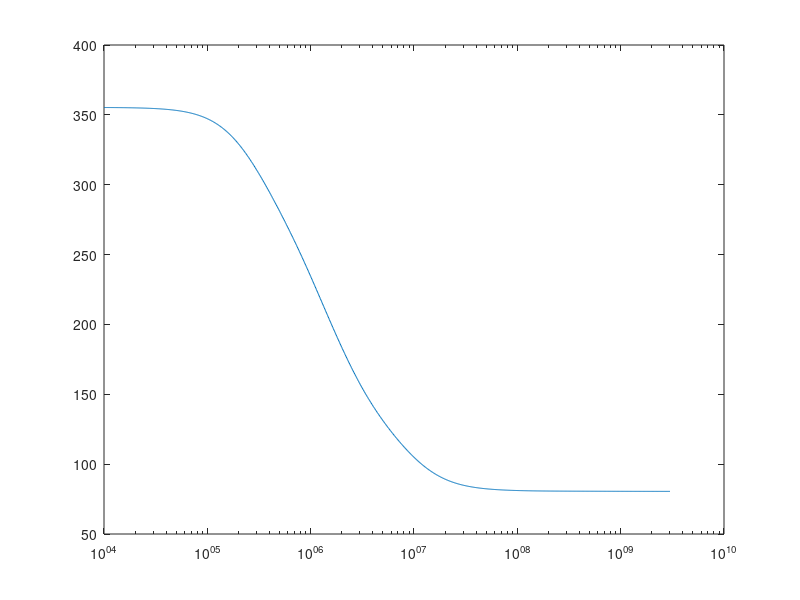
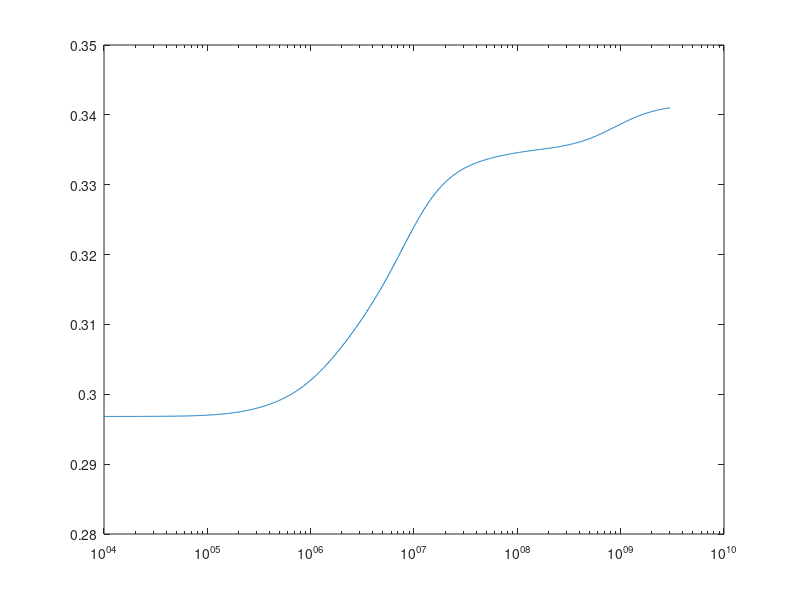
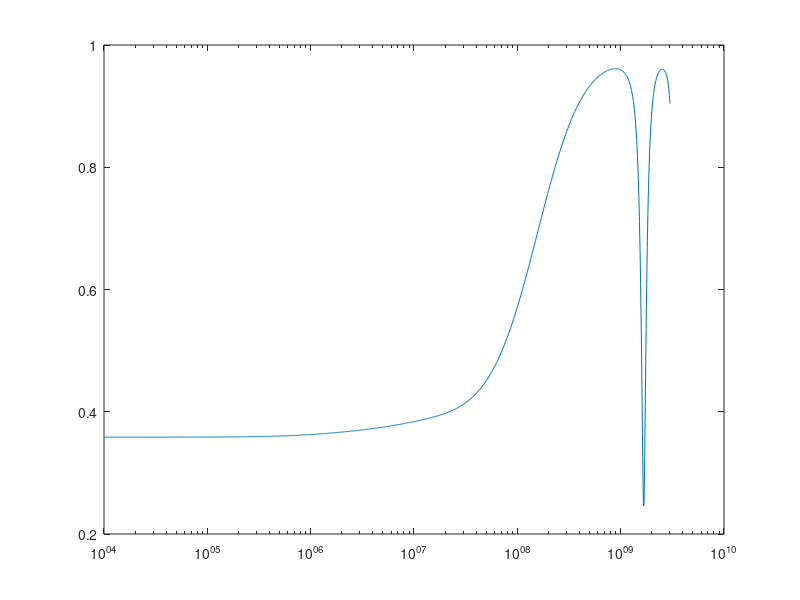
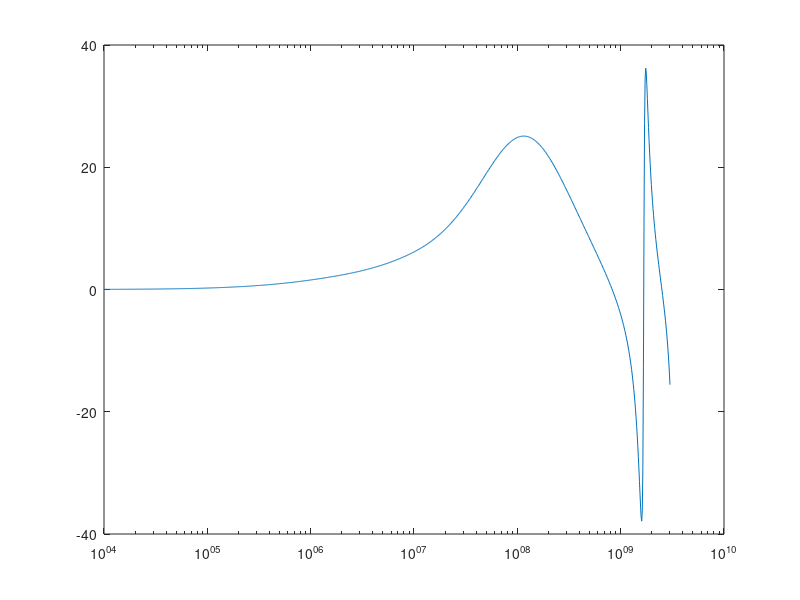

MATLAB code for these plots, in order:
%   Spheroidal Model for E colli

clear all
close all


% Frequency range
%f_min=0.5*1e5;
%f_min=1.0*1e6;
f_min=1.0*1e4;
f_max=3.0*1e9;
%N_f=5001;
N_f=1003;
%del_f=(f_max-f_min)/(N_f-1);
eps_ssp(1:N_f)=0+0*1i;
Frq=logspace(log10(f_min),log10(f_max),N_f);

% Dimensions and Permitivities of the different layers
% Constant with frequency
rad_z=2*1e-6;
rad_x=0.5*1e-6;
rad_y=0.5*1e-6;
axr=rad_z/rad_x;
thk_om=7*1e-9;
thk_im=7*1e-9;
thk_pp=10*1e-9;
eps_0=8.854*1e-12;
vol_rt=0.1;
%eps_ssp(N_f)=0+0*1i;

for n_f=1:N_f
    %frq=f_min+(n_f-1)*del_f;
    frq=Frq(n_f);
    X(n_f)=frq;
%Variable with frequency
eps_md(n_f)=81-1i*(0.35/(2*pi*frq*eps_0));
eps_om(n_f)=10-1i*0;
eps_pp(n_f)=60-1i*(3/(2*pi*frq*eps_0));
eps_im(n_f)=6-1i*(0/(2*pi*frq*eps_0));
eps_cp(n_f)=100-1i*(0.22/(2*pi*frq*eps_0));

% Volume ratios
vol_1(n_f)=(rad_z-thk_om)*(rad_x-thk_om)^2/(rad_z*rad_x^2);
vol_2(n_f)=(rad_z-thk_om-thk_pp)*(rad_x-thk_om-thk_pp)^2/((rad_z-thk_om)*(rad_x-thk_om)^2);
vol_3(n_f)=(rad_z-thk_om-thk_pp-thk_im)*(rad_x-thk_om-thk_pp-thk_im)^2/((rad_z-thk_om-thk_pp)*(rad_x-thk_om-thk_pp)^2);

% Depolarization factors
alp_z(n_f)=(-(1/(axr^2-1)))+(axr/((axr^2-1)^(1.5)))*log(axr+sqrt(axr^2-1));
alp_x(n_f)=0.5*(1-alp_z(n_f));
alp_y(n_f)=0.5*(1-alp_z(n_f));
bet_x(n_f)=((1-alp_x(n_f))/alp_x(n_f));
bet_y(n_f)=((1-alp_y(n_f))/alp_y(n_f));
bet_z(n_f)=((1-alp_z(n_f))/alp_z(n_f));

% Equivalent Complex Relative Permittivities


eps_mx(n_f)=eps_im(n_f)*(((bet_x(n_f)*(1-vol_3(n_f))*eps_im(n_f))+((1+bet_x(n_f)*vol_3(n_f))*eps_cp(n_f)))/(((bet_x(n_f)+vol_3(n_f))*eps_im(n_f))+((1-vol_3(n_f))*eps_cp(n_f))));
eps_my(n_f)=eps_im(n_f)*(((bet_y(n_f)*(1-vol_3(n_f))*eps_im(n_f))+((1+bet_y(n_f)*vol_3(n_f))*eps_cp(n_f)))/(((bet_y(n_f)+vol_3(n_f))*eps_im(n_f))+((1-vol_3(n_f))*eps_cp(n_f))));
eps_mz(n_f)=eps_im(n_f)*(((bet_z(n_f)*(1-vol_3(n_f))*eps_im(n_f))+((1+bet_z(n_f)*vol_3(n_f))*eps_cp(n_f)))/(((bet_z(n_f)+vol_3(n_f))*eps_im(n_f))+((1-vol_3(n_f))*eps_cp(n_f))));

eps_qx(n_f)=eps_pp(n_f)*(((bet_x(n_f)*(1-vol_2(n_f))*eps_pp(n_f))+((1+bet_x(n_f)*vol_2(n_f))*eps_mx(n_f)))/(((bet_x(n_f)+vol_2(n_f))*eps_pp(n_f))+((1-vol_2(n_f))*eps_mx(n_f))));
eps_qy(n_f)=eps_pp(n_f)*(((bet_y(n_f)*(1-vol_2(n_f))*eps_pp(n_f))+((1+bet_y(n_f)*vol_2(n_f))*eps_my(n_f)))/(((bet_y(n_f)+vol_2(n_f))*eps_pp(n_f))+((1-vol_2(n_f))*eps_my(n_f))));
eps_qz(n_f)=eps_pp(n_f)*(((bet_z(n_f)*(1-vol_2(n_f))*eps_pp(n_f))+((1+bet_z(n_f)*vol_2(n_f))*eps_mz(n_f)))/(((bet_z(n_f)+vol_2(n_f))*eps_pp(n_f))+((1-vol_2(n_f))*eps_mz(n_f))));

eps_px(n_f)=eps_om(n_f)*(((bet_x(n_f)*(1-vol_1(n_f))*eps_om(n_f))+((1+bet_x(n_f)*vol_1(n_f))*eps_qx(n_f)))/(((bet_x(n_f)+vol_1(n_f))*eps_om(n_f))+((1-vol_1(n_f))*eps_qx(n_f))));
eps_py(n_f)=eps_om(n_f)*(((bet_y(n_f)*(1-vol_1(n_f))*eps_om(n_f))+((1+bet_y(n_f)*vol_1(n_f))*eps_qy(n_f)))/(((bet_y(n_f)+vol_1(n_f))*eps_om(n_f))+((1-vol_1(n_f))*eps_qy(n_f))));
eps_pz(n_f)=eps_om(n_f)*(((bet_z(n_f)*(1-vol_1(n_f))*eps_om(n_f))+((1+bet_z(n_f)*vol_1(n_f))*eps_qz(n_f)))/(((bet_z(n_f)+vol_1(n_f))*eps_om(n_f))+((1-vol_1(n_f))*eps_qz(n_f))));


%Maxwell- Wagner expressions

eps_inx(n_f)=((eps_px(n_f)-eps_md(n_f))/(alp_x(n_f)*eps_px(n_f)+(1-alp_x(n_f))*eps_md(n_f)));
eps_iny(n_f)=((eps_py(n_f)-eps_md(n_f))/(alp_y(n_f)*eps_py(n_f)+(1-alp_y(n_f))*eps_md(n_f)));
eps_inz(n_f)=((eps_pz(n_f)-eps_md(n_f))/(alp_z(n_f)*eps_pz(n_f)+(1-alp_z(n_f))*eps_md(n_f)));


eps_ssp(n_f)=eps_md(n_f)*((((2/9)*vol_rt)*((eps_inx(n_f))+(eps_iny(n_f))+(eps_inz(n_f))))+1)/(1-((vol_rt/9)*(eps_inx(n_f)+eps_iny(n_f)+eps_inz(n_f))));
Num_1(n_f)=(((2/9)*vol_rt)*((eps_inx(n_f))+(eps_iny(n_f))+(eps_inz(n_f))));
Den_1(n_f)=((vol_rt/9)*(eps_inx(n_f)+eps_iny(n_f)+eps_inz(n_f)));
eps_ssp_1(n_f)=eps_md(n_f)*(Num_1(n_f)+1)/(1-Den_1(n_f));
eps_rea(n_f)=real (eps_ssp(n_f));
sgm(n_f)=imag(eps_ssp(n_f)*2*pi*frq*eps_0);
%eps_ssp(n_f)=eps_md(n_f)*(((2/9)*vol_rt)*((eps_inx(n_f)+1)+(eps_iny(n_f)+1)+(eps_inz(n_f)+1))+1)/(1-((vol_rt/9)*(eps_inx(n_f)+eps_iny(n_f)+eps_inz(n_f))))
end


figure('Name', 'eps_real');
semilogx(X, eps_rea)

figure('Name', 'sigma');
semilogx(X,-sgm)


%% Calculation of the S parameters of a Coaxial Sample according to Single Dielectric Slab
%% Rutgers, 4.4, pag. 91-94
eps_a=1;
eta_a=sqrt(eps_a);
eps_b=1;
eta_b=sqrt(eps_b);
lgt_1=10*1e-3;

for n_f=1:N_f
    %frq=f_min+(n_f-1)*del_f;
    frq=Frq(n_f);
    X(n_f)=frq;
    eps_1=eps_ssp(n_f);
    eta_1=sqrt(eps_1);
    k_1=(2*pi*frq*eta_1)/(3.0*1e8);
    rho_1=(eta_1-eta_a)/(eta_1+eta_a);
    rho_2=(eta_b-eta_1)/(eta_b+eta_1);
    tau_1=1+rho_1;
    tau_2=1+rho_2;
    num=(rho_1+rho_2*exp(-2*1i*k_1*lgt_1));
   
    denom=(1+rho_1*rho_2*exp(-2*1i*k_1*lgt_1));
  
    S_11(n_f)=(rho_1+rho_2*exp(-2*1i*k_1*lgt_1))/(1+rho_1*rho_2*exp(-2*1i*k_1*lgt_1));
    S_12(n_f)=(tau_1*tau_2*exp(-1i*k_1*lgt_1))/(1+rho_1*rho_2*exp(-2*1i*k_1*lgt_1));
    
    S_11_amp(n_f)=abs(S_11(n_f));
    S_11_phs(n_f)=(180/pi)*angle(S_11(n_f));
    S_12_amp(n_f)=abs(S_12(n_f));
    S_12_phs(n_f)=(180/pi)*angle(S_12(n_f));

end
figure('Name', 'S_11_amp');
semilogx(X, S_11_amp)

figure('Name', 'S_11_phs');
semilogx(X,S_11_phs)


figure('Name', 'S_12_amp');
semilogx(X, S_12_amp)

figure('Name', 'S_12_phs');
semilogx(X,S_12_phs)


